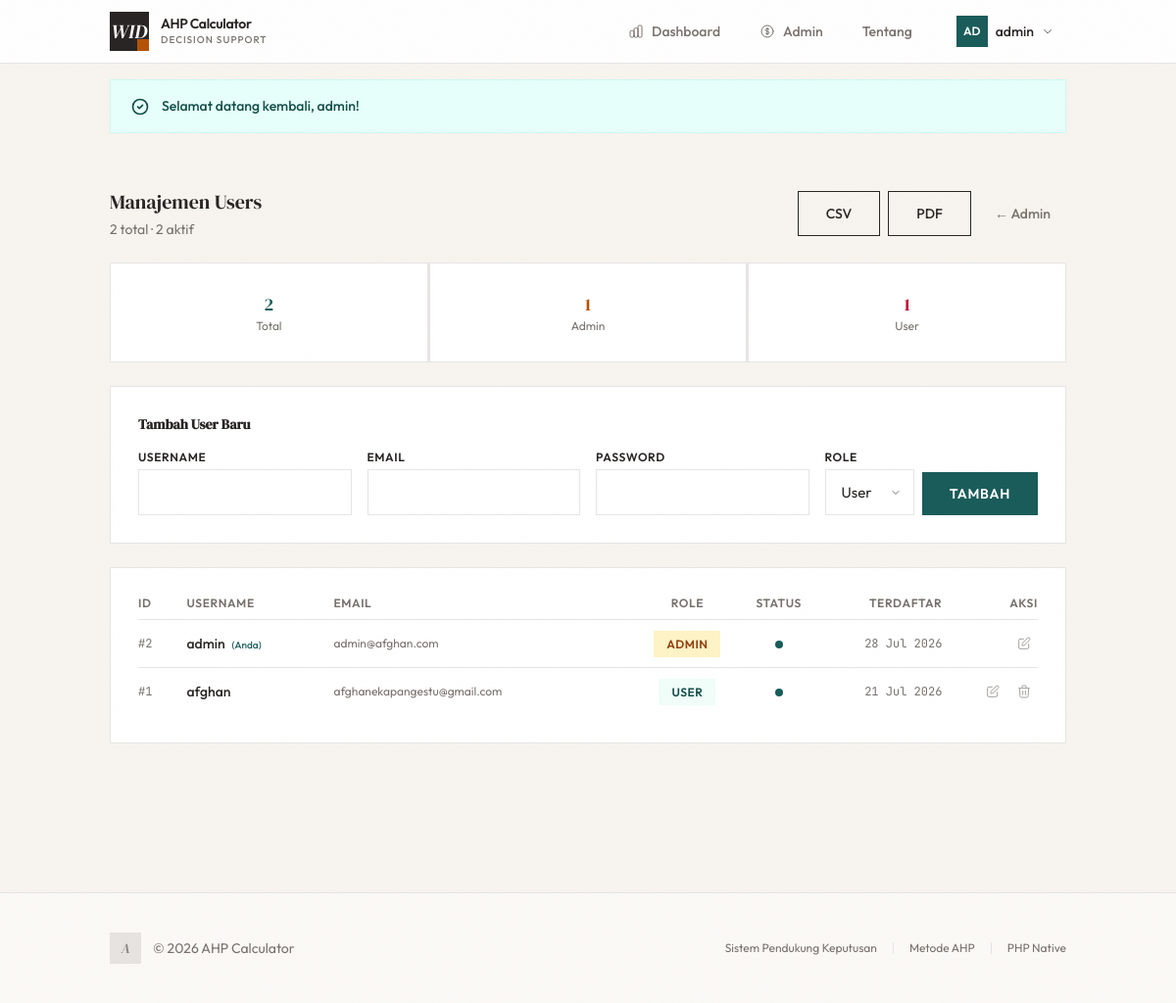
Screenshot of /?page=admin-users (signed in) with the database file from the repository.
### tables this page shows
CREATE TABLE `users` (
  `id` int NOT NULL,
  `username` varchar(50) NOT NULL,
  `email` varchar(100) NOT NULL,
  `password_hash` varchar(255) NOT NULL,
  `role` enum('super_admin','user') NOT NULL DEFAULT 'user',
  `is_active` tinyint(1) DEFAULT '1',
  `last_login` timestamp NULL DEFAULT NULL,
  `created_at` timestamp NULL DEFAULT CURRENT_TIMESTAMP,
  `updated_at` timestamp NULL DEFAULT CURRENT_TIMESTAMP ON UPDATE CURRENT_TIMESTAMP
);

### views/admin-users.php (the view, shortened to what the rows shown need)
<?php
$userList = dbGetAllUsers();
$stats = dbGetUserStats();
$editUser = null;
?>
<div class="fade-in max-w-5xl mx-auto">
    <div class="flex flex-col sm:flex-row items-start sm:items-center justify-between gap-4 mb-6">
        <div>
            <h1 class="text-xl font-display text-ink">Manajemen Users</h1>
            <p class="text-sm text-ink-muted mt-1"><?= $stats['total'] ?> total · <?= $stats['active'] ?> aktif</p>
        </div>
        <div class="flex gap-2">
            <a href="export.php?type=users" class="btn-secondary text-sm">CSV</a>
            <a href="report.php?type=users" target="_blank" class="btn-secondary text-sm">PDF</a>
            <a href="?page=admin-dashboard" class="btn-ghost text-sm">← Admin</a>
        </div>
    </div>
    <div class="grid grid-cols-3 gap-px bg-border mb-6">
        <div class="card border-0 rounded-none p-4 bg-surface text-center">
            <div class="text-lg font-display text-teal"><?= $stats['total'] ?></div>
            <div class="text-xs text-ink-muted">Total</div>
        </div>
        <div class="card border-0 rounded-none p-4 bg-surface text-center">
            <div class="text-lg font-display text-gold"><?= $stats['admins'] ?></div>
            <div class="text-xs text-ink-muted">Admin</div>
        </div>
        <div class="card border-0 rounded-none p-4 bg-surface text-center">
            <div class="text-lg font-display text-rose"><?= $stats['regular'] ?></div>
            <div class="text-xs text-ink-muted">User</div>
        </div>
    </div>
    <div class="card border-border mb-6">
        <h2 class="text-sm font-semibold text-ink mb-4"><?= $editUser ? 'Edit User' : 'Tambah User Baru' ?></h2>
        <form method="POST" class="grid grid-cols-1 sm:grid-cols-2 lg:grid-cols-4 gap-4">
            <div>
                <label class="block text-xs font-semibold uppercase tracking-wider text-ink mb-1">Username</label>
                <input type="text" name="username" required class="input-field text-sm" value="<?= $editUser ? htmlspecialchars($editUser['username']) : '' ?>">
            </div>
            <div>
                <label class="block text-xs font-semibold uppercase tracking-wider text-ink mb-1">Email</label>
                <input type="email" name="email" required class="input-field text-sm" value="<?= $editUser ? htmlspecialchars($editUser['email']) : '' ?>">
            </div>
            <div>
                <label class="block text-xs font-semibold uppercase tracking-wider text-ink mb-1">Password <?= $editUser ? '(kosongkan jika tidak diubah)' : '' ?></label>
                <input type="password" name="password" class="input-field text-sm" <?= $editUser ? '' : 'required' ?>>
            </div>
            <div class="flex items-end gap-2">
                <div class="flex-1">
                    <label class="block text-xs font-semibold uppercase tracking-wider text-ink mb-1">Role</label>
                    <select name="role" class="input-field text-sm">
                        <option value="user" <?= $editUser && $editUser['role'] === 'user' ? 'selected' : '' ?>>User</option>
                    </select>
                </div>
                <?php if ($editUser): ?>
                <button type="submit" class="btn-primary text-sm py-2.5 cursor-pointer">Update</button>
                <a href="?page=admin-users" class="btn-ghost text-sm py-2.5">Batal</a>
                <?php else: ?>
                <button type="submit" class="btn-primary text-sm py-2.5 cursor-pointer">Tambah</button>
                <?php endif; ?>
            </div>
        </form>
    </div>
    <div class="card border-border">
        <div class="overflow-x-auto">
            <table class="w-full text-sm">
                <thead>
                    <tr class="border-b border-border">
                        <th class="text-left pb-2 font-semibold text-ink-muted text-xs uppercase tracking-wider">ID</th>
                        <th class="text-left pb-2 font-semibold text-ink-muted text-xs uppercase tracking-wider">Username</th>
                        <th class="text-left pb-2 font-semibold text-ink-muted text-xs uppercase tracking-wider">Email</th>
                        <th class="text-center pb-2 font-semibold text-ink-muted text-xs uppercase tracking-wider">Role</th>
                        <th class="text-center pb-2 font-semibold text-ink-muted text-xs uppercase tracking-wider">Status</th>
                        <th class="text-right pb-2 font-semibold text-ink-muted text-xs uppercase tracking-wider">Terdaftar</th>
                        <th class="text-right pb-2 font-semibold text-ink-muted text-xs uppercase tracking-wider">Aksi</th>
                    </tr>
                </thead>
                <tbody class="divide-y divide-border">
                    <?php foreach ($userList as $u): ?>
                    <tr class="hover:bg-paper transition-colors">
                        <td class="py-2.5 pr-4 font-mono text-xs text-ink-muted">#<?= $u['id'] ?></td>
                        <td class="py-2.5 pr-4 font-medium text-ink">
                            <?= htmlspecialchars($u['username']) ?>
                            <?php if ($u['id'] == ($_SESSION['user_id'] ?? 0)): ?>
                            <span class="text-[10px] text-teal ml-1">(Anda)</span>
                            <?php endif; ?>
                        </td>
                        <td class="py-2.5 pr-4 text-ink-muted text-xs"><?= htmlspecialchars($u['email']) ?></td>
                        <td class="py-2.5 text-center">
                            <span class="badge text-[10px] <?= $u['role'] === 'super_admin' ? 'bg-gold-light text-gold-dark border-gold-light' : 'bg-teal-xlight text-teal-dark border-teal-light' ?>">
                                <?= $u['role'] === 'super_admin' ? 'Admin' : 'User' ?>
                            </span>
                        </td>
                        <td class="py-2.5 text-center">
                            <span class="w-2 h-2 inline-block rounded-full <?= $u['is_active'] ? 'bg-teal' : 'bg-ink-lighter' ?>"></span>
                        </td>
                        <td class="py-2.5 text-right text-xs text-ink-muted font-mono"><?= date('d M Y', strtotime($u['created_at'])) ?></td>
                        <td class="py-2.5 text-right">
                            <div class="flex items-center justify-end gap-1">
                                <a href="?page=admin-users&edit=<?= $u['id'] ?>" class="p-1.5 text-ink-light hover:text-teal transition-colors" title="Edit">
                                    <svg class="w-4 h-4" fill="none" stroke="currentColor" viewBox="0 0 24 24"><path stroke-linecap="round" stroke-linejoin="round" stroke-width="1.5" d="M11 5H6a2 2 0 00-2 2v11a2 2 0 002 2h11a2 2 0 002-2v-5m-1.414-9.414a2 2 0 112.828 2.828L11.828 15H9v-2.828l8.586-8.586z"/></svg>
                                </a>
                                <?php if ($u['id'] != ($_SESSION['user_id'] ?? 0)): ?>
                                <form method="POST" class="m-0" onsubmit="return confirm('Hapus user <?= htmlspecialchars($u['username']) ?>?')">
                                    <button type="submit" class="p-1.5 text-ink-light hover:text-rose transition-colors cursor-pointer" title="Hapus">
                                        <svg class="w-4 h-4" fill="none" stroke="currentColor" viewBox="0 0 24 24"><path stroke-linecap="round" stroke-linejoin="round" stroke-width="1.5" d="M19 7l-.867 12.142A2 2 0 0116.138 21H7.862a2 2 0 01-1.995-1.858L5 7m5 4v6m4-6v6m1-10V4a1 1 0 00-1-1h-4a1 1 0 00-1 1v3M4 7h16"/></svg>
                                    </button>
                                </form>
                                <?php endif; ?>
                            </div>
                        </td>
                    </tr>
                    <?php endforeach; ?>
                </tbody>
            </table>
        </div>
    </div>
</div>

### views/header.php (shortened to what the rows shown need)
<!DOCTYPE html>
<html lang="id">
<head>
    <script src="assets/js/tailwindcss.js"></script>
    <link rel="stylesheet" href="assets/css/fonts.css">
</head>
<body>
    <nav class="sticky top-0 z-50 bg-white/90 backdrop-blur-md border-b border-border">
        <div class="max-w-5xl mx-auto px-4 sm:px-6">
            <div class="flex items-center justify-between h-16">
                <div class="flex items-center gap-1 sm:gap-2">
                    <?php if (isLoggedIn()):
                        $currentUser = getCurrentUser();
                    ?>
                    <div class="relative group ml-1 sm:ml-2">
                        <div class="flex items-center gap-2 px-3 py-1.5 border border-transparent group-hover:border-border cursor-pointer transition-all">
                            <div class="w-8 h-8 bg-teal flex items-center justify-center">
                                <span class="text-white text-xs font-semibold">
                                    <?= strtoupper(substr($currentUser['username'] ?? 'U', 0, 2)) ?>
                                </span>
                            </div>
                            <span class="text-sm font-medium text-ink hidden sm:inline">
                                <?= htmlspecialchars($currentUser['username'] ?? '-') ?>
                            </span>
                            <svg class="w-3 h-3 text-ink-muted group-hover:rotate-180 transition-transform" fill="none" stroke="currentColor" viewBox="0 0 24 24">
                                <path stroke-linecap="round" stroke-linejoin="round" stroke-width="2" d="M19 9l-7 7-7-7"/>
                            </svg>
                        </div>
                    </div>
                    <?php endif; ?>
                </div>
            </div>
        </div>
    </nav>
    <main class="max-w-5xl mx-auto px-4 sm:px-6 py-10 sm:py-14">

### rows the page displays
users: username "AD", username "admin", id "2", is_active "1", shows "(Anda)", email "admin@afghan.com", role "ADMIN", created_at "28 Jul 2026"
users: id "1", username "afghan", email "afghanekapangestu@gmail.com", role "USER", is_active 1 (drawn), created_at "21 Jul 2026"

### other values shown
$navLogoText "WID"
dbGetSetting('app_name', APP_NAME) "AHP Calculator"
$_SESSION['flash_message'] "Selamat datang kembali, admin!"
